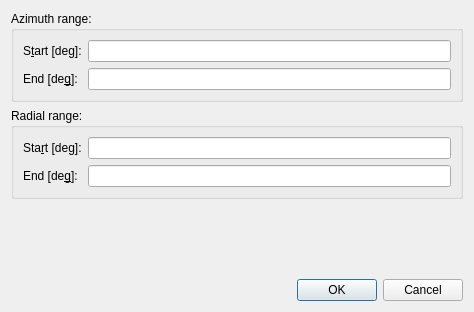
<?xml version="1.0" encoding="UTF-8"?>
<ui version="4.0">
 <class>DiffRangeDialog</class>
 <widget class="QDialog" name="DiffRangeDialog">
  <property name="geometry">
   <rect>
    <x>0</x>
    <y>0</y>
    <width>474</width>
    <height>312</height>
   </rect>
  </property>
  <property name="windowTitle">
   <string>Dialog</string>
  </property>
  <layout class="QGridLayout" name="gridLayout_7">
   <item row="0" column="0">
    <layout class="QVBoxLayout" name="verticalLayout">
     <item>
      <widget class="QGroupBox" name="angleGroupBox">
       <property name="title">
        <string>Azimuth range:</string>
       </property>
       <layout class="QGridLayout" name="gridLayout_3">
        <item row="0" column="0">
         <layout class="QGridLayout" name="gridLayout">
          <item row="0" column="0">
           <widget class="QLabel" name="azstartLabel">
            <property name="toolTip">
             <string>&lt;html&gt;&lt;head/&gt;&lt;body&gt;&lt;p&gt;start position of polar angle&lt;/p&gt;&lt;/body&gt;&lt;/html&gt;</string>
            </property>
            <property name="text">
             <string>S&amp;tart [deg]:</string>
            </property>
            <property name="buddy">
             <cstring>azstartLineEdit</cstring>
            </property>
           </widget>
          </item>
          <item row="0" column="1">
           <widget class="QLineEdit" name="azstartLineEdit">
            <property name="toolTip">
             <string>&lt;html&gt;&lt;head/&gt;&lt;body&gt;&lt;p&gt;start position of polar angle&lt;/p&gt;&lt;/body&gt;&lt;/html&gt;</string>
            </property>
           </widget>
          </item>
          <item row="1" column="0">
           <widget class="QLabel" name="azendLabel">
            <property name="toolTip">
             <string>&lt;html&gt;&lt;head/&gt;&lt;body&gt;&lt;p&gt;end position of polar angle&lt;/p&gt;&lt;/body&gt;&lt;/html&gt;</string>
            </property>
            <property name="text">
             <string>End [de&amp;g]:</string>
            </property>
            <property name="buddy">
             <cstring>azendLineEdit</cstring>
            </property>
           </widget>
          </item>
          <item row="1" column="1">
           <widget class="QLineEdit" name="azendLineEdit">
            <property name="toolTip">
             <string>&lt;html&gt;&lt;head/&gt;&lt;body&gt;&lt;p&gt;end position of polar angle&lt;/p&gt;&lt;/body&gt;&lt;/html&gt;</string>
            </property>
           </widget>
          </item>
         </layout>
        </item>
       </layout>
       <zorder></zorder>
      </widget>
     </item>
     <item>
      <widget class="QGroupBox" name="radialthGroupBox">
       <property name="title">
        <string>Radial range:</string>
       </property>
       <layout class="QGridLayout" name="gridLayout_4">
        <item row="0" column="0">
         <layout class="QGridLayout" name="gridLayout_2">
          <item row="0" column="1">
           <widget class="QLineEdit" name="radstartLineEdit">
            <property name="toolTip">
             <string>&lt;html&gt;&lt;head/&gt;&lt;body&gt;&lt;p&gt;start position of radial theta coordinate&lt;/p&gt;&lt;/body&gt;&lt;/html&gt;</string>
            </property>
           </widget>
          </item>
          <item row="1" column="1">
           <widget class="QLineEdit" name="radendLineEdit">
            <property name="toolTip">
             <string>&lt;html&gt;&lt;head/&gt;&lt;body&gt;&lt;p&gt;end position of radial theta coordinate&lt;/p&gt;&lt;/body&gt;&lt;/html&gt;</string>
            </property>
           </widget>
          </item>
          <item row="1" column="0">
           <widget class="QLabel" name="radendLabel">
            <property name="toolTip">
             <string>&lt;html&gt;&lt;head/&gt;&lt;body&gt;&lt;p&gt;end position of radial theta coordinate&lt;/p&gt;&lt;/body&gt;&lt;/html&gt;</string>
            </property>
            <property name="text">
             <string>End [de&amp;g]:</string>
            </property>
            <property name="buddy">
             <cstring>radendLineEdit</cstring>
            </property>
           </widget>
          </item>
          <item row="0" column="0">
           <widget class="QLabel" name="radstartLabel">
            <property name="toolTip">
             <string>&lt;html&gt;&lt;head/&gt;&lt;body&gt;&lt;p&gt;start position of radial theta coordinate&lt;/p&gt;&lt;/body&gt;&lt;/html&gt;</string>
            </property>
            <property name="text">
             <string>Sta&amp;rt [deg]:</string>
            </property>
            <property name="buddy">
             <cstring>radstartLineEdit</cstring>
            </property>
           </widget>
          </item>
         </layout>
        </item>
       </layout>
      </widget>
     </item>
     <item>
      <spacer name="verticalSpacer">
       <property name="orientation">
        <enum>Qt::Vertical</enum>
       </property>
       <property name="sizeHint" stdset="0">
        <size>
         <width>20</width>
         <height>40</height>
        </size>
       </property>
      </spacer>
     </item>
     <item>
      <widget class="QDialogButtonBox" name="buttonBox">
       <property name="orientation">
        <enum>Qt::Horizontal</enum>
       </property>
       <property name="standardButtons">
        <set>QDialogButtonBox::Cancel|QDialogButtonBox::Ok</set>
       </property>
      </widget>
     </item>
    </layout>
   </item>
  </layout>
 </widget>
 <tabstops>
  <tabstop>azstartLineEdit</tabstop>
  <tabstop>azendLineEdit</tabstop>
  <tabstop>radstartLineEdit</tabstop>
  <tabstop>radendLineEdit</tabstop>
  <tabstop>buttonBox</tabstop>
 </tabstops>
 <resources/>
 <connections>
  <connection>
   <sender>buttonBox</sender>
   <signal>accepted()</signal>
   <receiver>DiffRangeDialog</receiver>
   <slot>accept()</slot>
   <hints>
    <hint type="sourcelabel">
     <x>248</x>
     <y>254</y>
    </hint>
    <hint type="destinationlabel">
     <x>157</x>
     <y>274</y>
    </hint>
   </hints>
  </connection>
  <connection>
   <sender>buttonBox</sender>
   <signal>rejected()</signal>
   <receiver>DiffRangeDialog</receiver>
   <slot>reject()</slot>
   <hints>
    <hint type="sourcelabel">
     <x>316</x>
     <y>260</y>
    </hint>
    <hint type="destinationlabel">
     <x>286</x>
     <y>274</y>
    </hint>
   </hints>
  </connection>
 </connections>
</ui>
